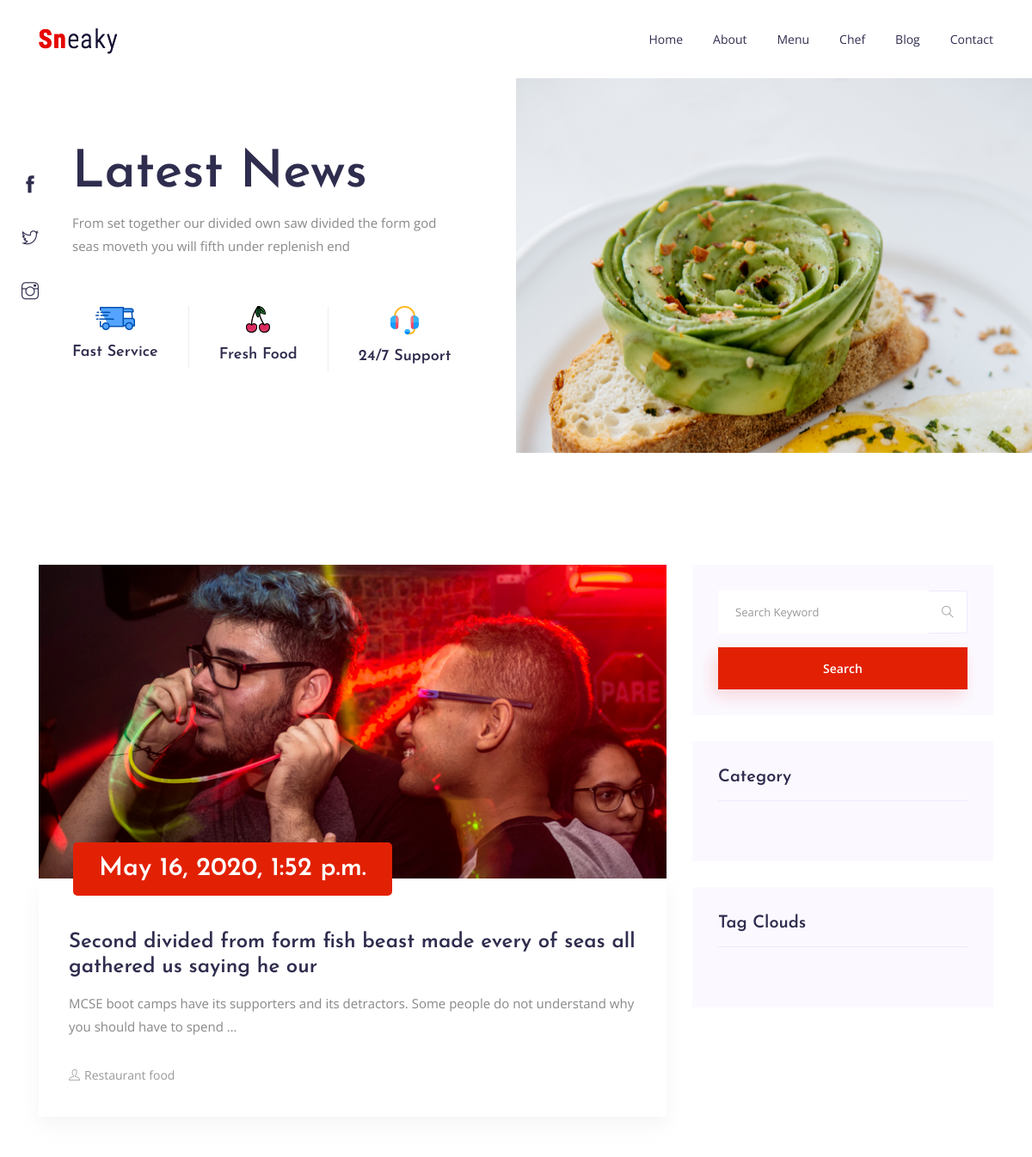
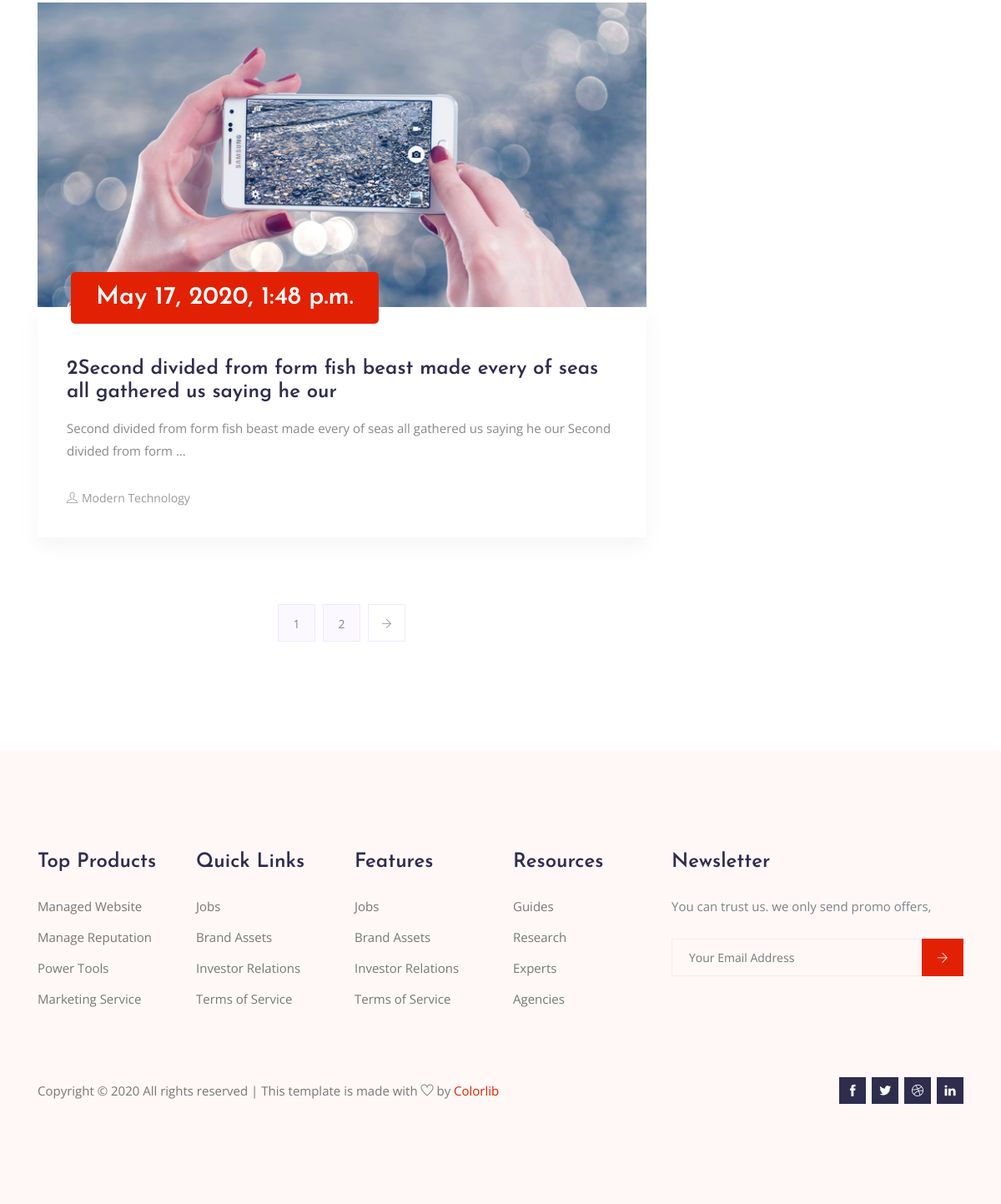
Screenshot of /blog/ with the database file from the repository (2 pictures, top to bottom).
### blog/models.py (models this page shows)
class Post(models.Model):
    title = models.CharField(max_length=200)
    content = models.TextField()
    created = models.DateTimeField(default=timezone.now)
    quote = models.TextField()
    auther = models.ForeignKey(User, on_delete=models.CASCADE)
    image = models.ImageField(upload_to='blog/', blank=True, null=True)
    auther_pic = models.ImageField(upload_to='blog/auther/', blank=True, null=True)
    category = models.ForeignKey(
        'Category', null=True, on_delete=models.SET_NULL
    )
    tags = TaggableManager(blank=True)
    class Meta:
        verbose_name = 'post'
        verbose_name_plural = 'posts'
    def __str__(self):
        return self.title

class Category(models.Model):
    category_name = models.CharField(max_length=50)
    class Meta:
        verbose_name = 'category'
        verbose_name_plural = 'categories'
    def __str__(self):
        return self.category_name

### blog/views.py (the view)
# urls.py: path('',views.post_list, name='post_list'),
def post_list (request):
    post_list = Post.objects.all()
    search_query = request.GET.get('q')
    if search_query:
        post_list = post_list.filter(
            Q(title__icontains = search_query) |
            Q(content__icontains = search_query) |
            Q(tags__name__icontains = search_query)
        ).distinct()
    paginator = Paginator(post_list, 2) #show no. of content
    page = request.GET.get('page')
    post_list = paginator.get_page(page)
    context = {
        'post_list': post_list,
    }
    return render(request, 'blog/blog.html', context)

### blog/templates/blog/blog.html (shortened to what this page needs)
{% extends 'base.html' %}
{% load static %}
{% block body %}
  <section class="hero-banner hero-banner-sm">
    <div class="hero-wrapper">
      <div class="hero-left">
        <h1 class="hero-title">Latest News</h1>
        <p>From  set together our divided own saw divided the form god <br class="d-none d-xl-block"> seas moveth you will fifth under replenish end</p>
        <ul class="hero-info d-none d-md-block">
          <li>
            <img src="{% static 'site_static/img/banner/fas-service-icon.png' %}" alt="">
            <h4>Fast Service</h4>
          </li>
          <li>
            <img src="{% static 'site_static/img/banner/fresh-food-icon.png' %}" alt="">
            <h4>Fresh Food</h4>
          </li>
          <li>
            <img src="{% static 'site_static/img/banner/support-icon.png' %}" alt="">
            <h4>24/7 Support</h4>
          </li>
        </ul>
      </div>
      <div class="hero-right">
        <div class="owl-carousel owl-theme w-100 hero-carousel">
          <div class="hero-carousel-item">
            <img class="img-fluid" src="{% static 'site_static/img/banner/hero-banner-sm.png' %}" alt="">
          </div>
        </div>
      </div>
      <ul class="social-icons d-none d-lg-block">
        <li><a href="#"><i class="ti-facebook"></i></a></li>
        <li><a href="#"><i class="ti-twitter"></i></a></li>
        <li><a href="#"><i class="ti-instagram"></i></a></li>
      </ul>
    </div>
  </section>
  <section class="blog_area section-margin">
      <div class="container">
          <div class="row">
              <div class="col-lg-8 mb-5 mb-lg-0">
                  <div class="blog_left_sidebar">
                      <article class="blog_item">
                        {% for post in post_list %}
                        <div class="blog_item_img">
                          <img class="card-img rounded-0" src="{{post.image.url}}" alt="">
                          <a href="#" class="blog_item_date">
                            <h3>{{post.created}}</h3>
                          </a>
                        </div>
                        <div class="blog_details">
                            <a class="d-inline-block" href="{% url 'blog:post_detail' post.id %}">
                                <h2>{{post}}</h2>
                            </a>
                            <p>{{post.content|truncatewords:20}}</p>
                            <ul class="blog-info-link">
                              <li><a href="#"><i class="ti-user"></i>{{post.category}}</a></li>
                            </ul>
                        </div>
                      </article>
                      {% endfor %}
                    {% if post_list.has_other_pages %}
                      <nav class="blog-pagination justify-content-center d-flex">
                          <ul class="pagination">
                              <li class="page-item">
                                 {% for pages in post_list.paginator.page_range %} {% if post_list.number == pages %}
                                <li class="page-item active"><a class="page-link" href="#">{{pages}}</a></li>
                                {% else %}
                                <li class="page-item active"><a class="page-link" href="?page={{pages}}">{{pages}}</a></li>
                                {% endif%} {% endfor%} {% if post_list.has_next %}
                                <li class=" page-item next "><a class=" page-link " href="?page={{post_list.next_page_number}}"><i class=" ti-arrow-right "></i></a></li>
                                {% else %}
                                <li class="page-item"></li>
                                {% endif %}
                          </ul>
                      </nav>
                      {% endif %}
                  </div>
              </div>
              <div class="col-lg-4">
                  <div class="blog_right_sidebar">
                      <aside class="single_sidebar_widget search_widget">
                          <form action="{% url 'blog:post_list' %}" method="GET" class="search-form">
                            <div class="form-group">
                              <div class="input-group mb-3">
                                <input type="text" class="form-control" name = 'q' value = "{{request.GET.q}}" placeholder="Search Keyword">
                                <div class="input-group-append">
                                  <button class="btn" type="button"><i class="ti-search"></i></button>
                                </div>
                              </div>
                            </div>
                            <button class="button rounded-0 primary-bg text-white w-100" type="submit">Search</button>
                          </form>
                      </aside>
                      <aside class="single_sidebar_widget post_category_widget">
                        <h4 class="widget_title">Category</h4>
                      </aside>
                      <aside class="single_sidebar_widget tag_cloud_widget">
                        <h4 class="widget_title">Tag Clouds</h4>
                      </aside>
                  </div>
              </div>
          </div>
      </div>
  </section>
{% endblock body%}

### rows the page displays
Post: image (picture), created "May 16, 2020, 1:52 p.m.", title "Second divided from form fish beast made every of seas all gathered us saying he our", content "MCSE boot camps have its supporters and its detractors. Some people do not understand why you should have to spend …", category "Restaurant food"
Post: image (picture), created "May 17, 2020, 1:48 p.m.", title "2Second divided from form fish beast made every of seas all gathered us saying he our", content "Second divided from form fish beast made every of seas all gathered us saying he our Second divided from form …", category "Modern Technology"

### other values shown
{{ pages }} "1"
{{ pages }} "2"
